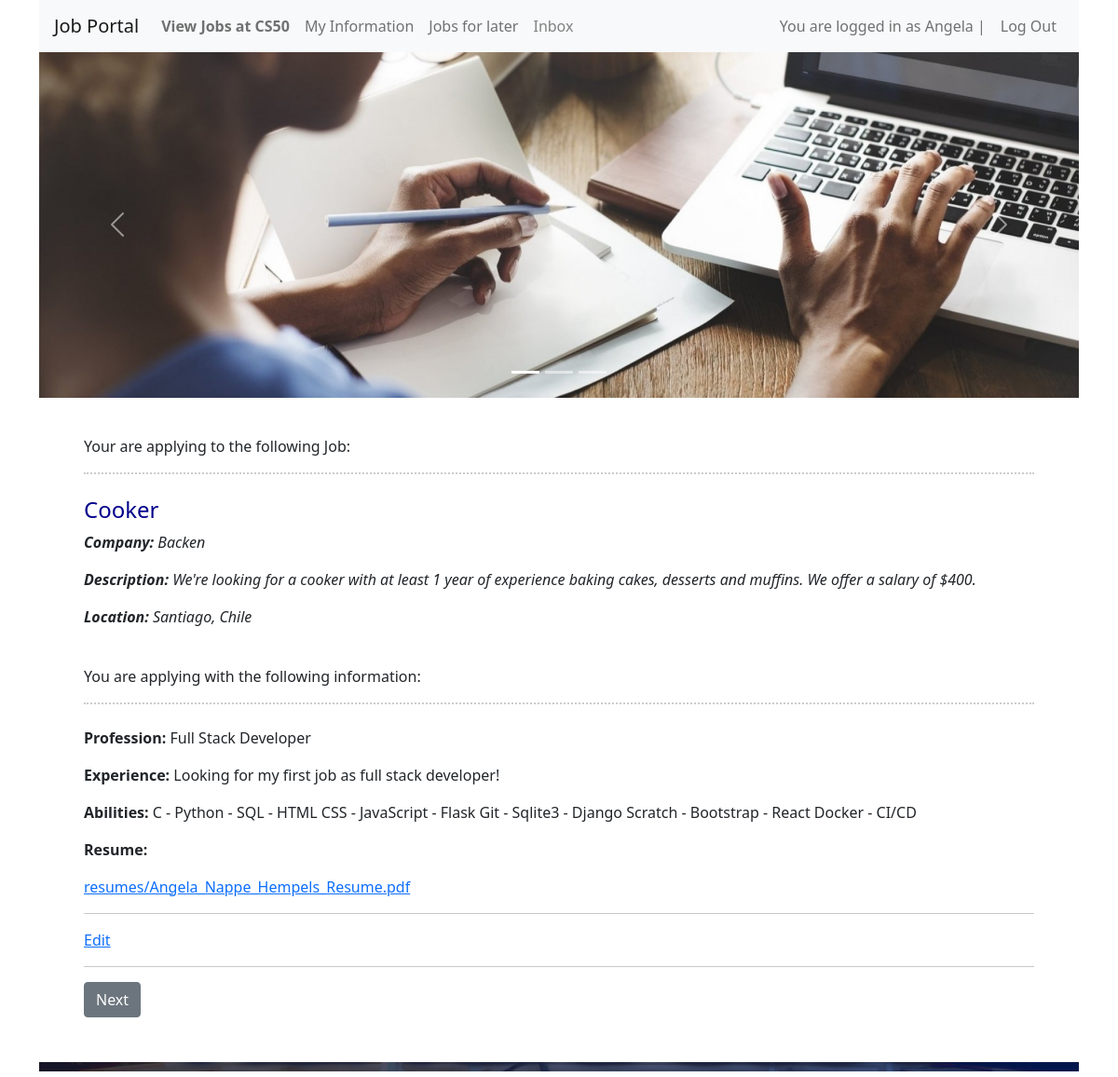
Screenshot of /step1/1 (signed in) with the database file from the repository.
### joboffers/models.py (models this page shows, shortened)
class User(AbstractUser):
    pass

class Offer_job(models.Model):
    STATUS_CHOICES = [
        ('available', 'Available'),
        ('filled', 'Filled'),
    ]
    title = models.CharField(max_length=1000, default="")
    company_name = models.CharField(max_length=1000, default="Reserved")
    company_data = models.CharField(max_length=1000, default="")
    job_description = models.CharField(max_length=1000, default="")
    category = models.CharField(max_length=140, default="")
    location =models.CharField(max_length=1000, default="")
    status = models.CharField(max_length=20, choices=STATUS_CHOICES, default='available')
    saved_by = models.ManyToManyField(User, related_name='saved_jobs', blank=True)
    created_by = models.ForeignKey(User, on_delete=models.CASCADE, related_name='created_jobs', null=True, blank=True)
    posted_by = models.ForeignKey(User, on_delete=models.CASCADE, related_name='posted_jobs', null=True, blank=True)

class User_profile(models.Model):
    user = models.ForeignKey(User, on_delete=models.CASCADE)
    title = models.CharField(max_length=400, default="")
    experience = models.CharField(max_length=1000)
    habilities = models.CharField(max_length=1000)
    years = models.IntegerField(default=0)
    resume = models.FileField(upload_to='resumes/', null=True, blank=True)

### joboffers/views.py (the view)
# urls.py: path("step1/<int:job_id>", views.step1, name="step1"),
def step1(request, job_id):
    current_user = request.user
    try:
        user_profile = User_profile.objects.get(user=current_user)
    except User_profile.DoesNotExist:
        user_profile = User_profile.objects.create(user=current_user)
    job = get_object_or_404(Offer_job, pk=job_id)
    form = ApplicationForm(request.POST or None)
    if request.method == 'POST':
        if form.is_valid():
            request.session['job_id'] = form.cleaned_data['job'].id
            return redirect('step2')
        else:
            messages.error(request, 'Please correct the errors below.')
    return render(request, 'joboffers/step1.html', {
        'form': form,
        'job': job,
        'user_profile': user_profile,
    })

### joboffers/templates/joboffers/step1.html (shortened to what this page needs)
{% extends "joboffers/layout.html" %}
{% block body %}
<div class="my-3 mx-5" style="align-items: center;">
    <p>Your are applying to the following Job:</p>
    <div style="border-top: 2px dotted #ccc"></div><br>
    <h4>{{ job.title }}</h4>
    <i><p><strong>Company:</strong> {{ job.company_name }}</p>
    <p><strong>Description:</strong> {{ job.job_description }}</p>
    <p><strong>Location:</strong> {{ job.location }}</p></i>
    <br>
    <p>You are applying with the following information:</p>
    <div style="border-top: 2px dotted #ccc"></div><br>
    <p><strong>Profession:</strong> {{ user_profile.title }}</p>
    <p><strong>Experience:</strong> {{ user_profile.experience }}</p>
    <p><strong>Abilities:</strong> {{ user_profile.habilities }}</p>
    <p><strong>Resume:</strong>
    <form method="post" enctype="multipart/form-data">
        {% if user_profile.resume %}
            <a href="{{ user_profile.resume.url }}" target="_blank">{{ user_profile.resume.name }}</a></p>
        {% else %}
            <a href="{% url 'edit_profile' %}">Add resume</a>
            <p><i>Only .pdf is accepted.</i></p>
        {% endif %}
        <hr>
        <a href="{% url 'edit_profile' %}">Edit</a>
        <hr>
    <form action="{% url 'step2' job.id %}" method="post">
        <button type="submit" class="btn btn-secondary">Next</button>
    </form>
</div>
{% endblock %}

### joboffers/templates/joboffers/layout.html (shortened to what this page needs)
{% load static %}
<!DOCTYPE html>
<html lang="en">
<head>
    <link rel="stylesheet" href="https://stackpath.bootstrapcdn.com/bootstrap/4.4.1/css/bootstrap.min.css">
    <link href="{% static 'joboffers/styles.css' %}" rel="stylesheet">
    <link rel="stylesheet" href="https://use.fontawesome.com/releases/v6.4.0/css/all.css">
    <link href="https://cdn.jsdelivr.net/npm/bootstrap@5.1.3/dist/css/bootstrap.min.css" rel="stylesheet">
</head>
<body>
    <div class="container">
            <nav class="navbar navbar-expand-lg navbar-light bg-light">
            <a class="navbar-brand" href="{% url 'index' %}">Job Portal</a>
            <div class="collapse navbar-collapse" id="navbarNav">
                <ul class="navbar-nav mr-auto">
                    {% if user.is_authenticated %}
                        <li class="nav-item">
                            <a class="nav-link" href="{% url 'search_jobs' %}"><strong>View Jobs at CS50</strong></a>
                        </li>
                        <li class="nav-item">
                            <a class="nav-link" href="{% url 'profile' %}">My Information</a>
                        </li>
                        <li class="nav-item">
                            <a class="nav-link" href="{% url 'saved_jobs' %}">Jobs for later</a>
                        </li>
                        <li class="nav-item">
                            {% if unread_messages %}
                                <a class="nav-link" href="{% url 'inbox' %}" style="color: red;">Inbox</a>
                            {% else %}
                                <a class="nav-link" href="{% url 'inbox' %}" style="color: grey;">Inbox</a>
                            {% endif %}
                        </li>
                </ul>
                <div class="navbar-nav ml-auto">
                    <span class="nav-item nav-link">
                        You are logged in as {{ user.username }} |
                    </span>
                    <a class="nav-item nav-link" href="{% url 'logout_view' %}">
                        Log Out
                    </a>
                </div>
                    {% endif %}
            </div>
        </nav>
        <div id="carouselExampleCaptions" class="carousel slide" data-bs-ride="carousel">
            <div class="carousel-indicators">
            <button type="button" data-bs-target="#carouselExampleCaptions" data-bs-slide-to="0" class="active" aria-current="true" aria-label="Slide 1"></button>
            <button type="button" data-bs-target="#carouselExampleCaptions" data-bs-slide-to="1" aria-label="Slide 2"></button>
            <button type="button" data-bs-target="#carouselExampleCaptions" data-bs-slide-to="2" aria-label="Slide 3"></button>
            </div>
            <div class="carousel-inner">
                {% if user.is_authenticated %}
                    <div class="carousel-item active">
                        <img src="{% static 'joboffers/JobSearch2.jpg' %}" class="d-block w-100" alt="firstslide" style="max-height: 400px;">
                        <div class="carousel-caption d-none d-md-block">
                        </div>
                    </div>
                {% endif %}
            </div>
            <button class="carousel-control-prev" type="button" data-bs-target="#carouselExampleCaptions" data-bs-slide="prev">
            <span class="carousel-control-prev-icon" aria-hidden="true"></span>
            </button>
            <button class="carousel-control-next" type="button" data-bs-target="#carouselExampleCaptions" data-bs-slide="next">
            <span class="carousel-control-next-icon" aria-hidden="true"></span>
            </button>
        </div>
        <br>
        <div class="body">
            {% block body %}
            {% endblock %}
        </div>
    </div>
</body>
<footer>
    <br>
    <div class="container">
        <div class="text-center">
            <img src="{% static 'joboffers/footer3.png' %}" class="img-fluid" alt="footerpic" style="max-height: 10px;">
        </div>
    </div>
</footer>
</html>

### joboffers/static/joboffers/styles.css (style rules this page uses)
body { background-color: #fff; color: #000; font-family: 'Arial', sans-serif; }
h1, h2, h3, h4, h5, h6 { color: darkblue; }
footer img { width: 100%; }
footer { max-width: none; }

### rows the page displays
User: username "Angela"
Offer_job: title "Cooker", company_name "Backen", job_description "We're looking for a cooker with at least 1 year of experience baking cakes, desserts and muffins. We offer a salary of $400.", location "Santiago, Chile"
User_profile: title "Full Stack Developer", experience "Looking for my first job as full stack developer!", habilities "C - Python - SQL - HTML CSS - JavaScript - Flask Git - Sqlite3 - Django Scratch - Bootstrap - React Docker - CI/CD", resume.name "resumes/Angela_Nappe_Hempels_Resume.pdf"
